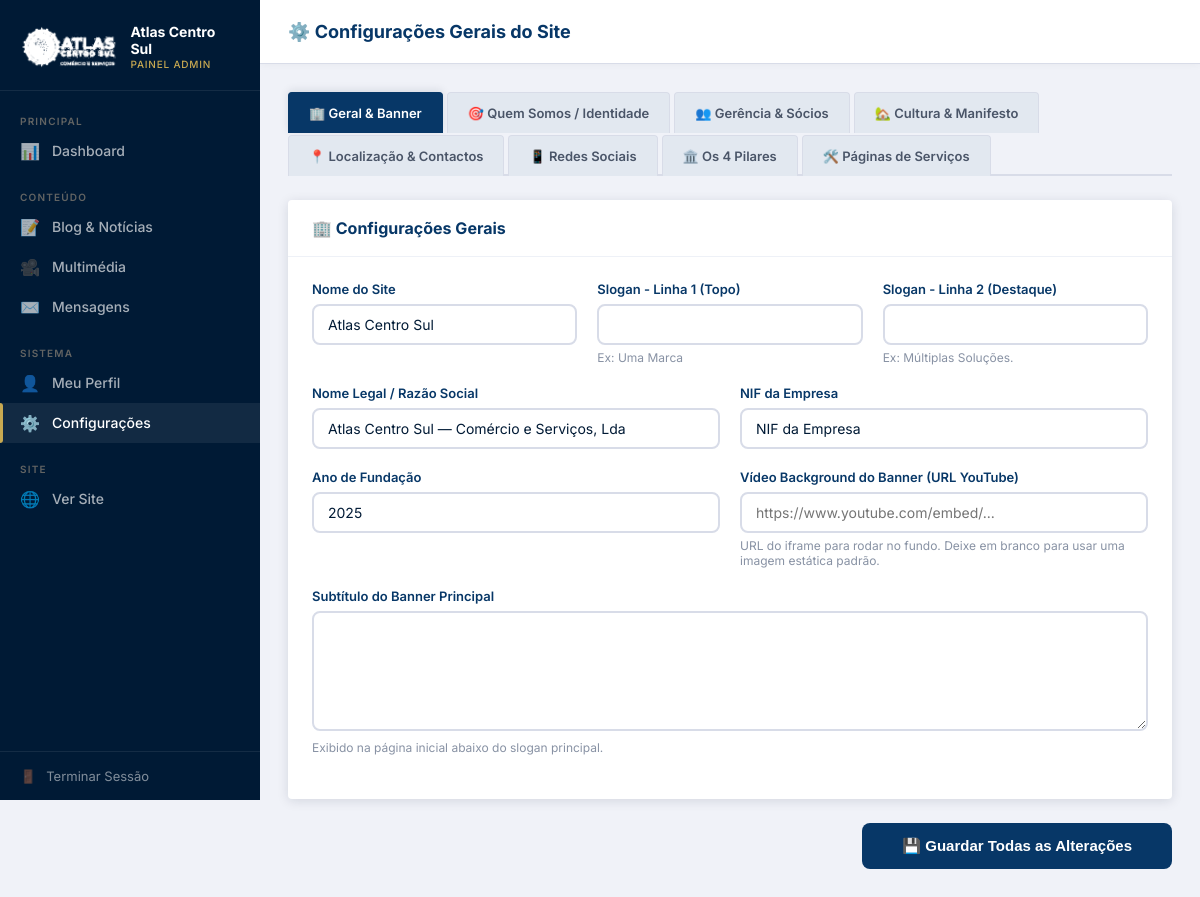
/admin/configuracoes.php (signed in), run on an earlier commit of the app's database.
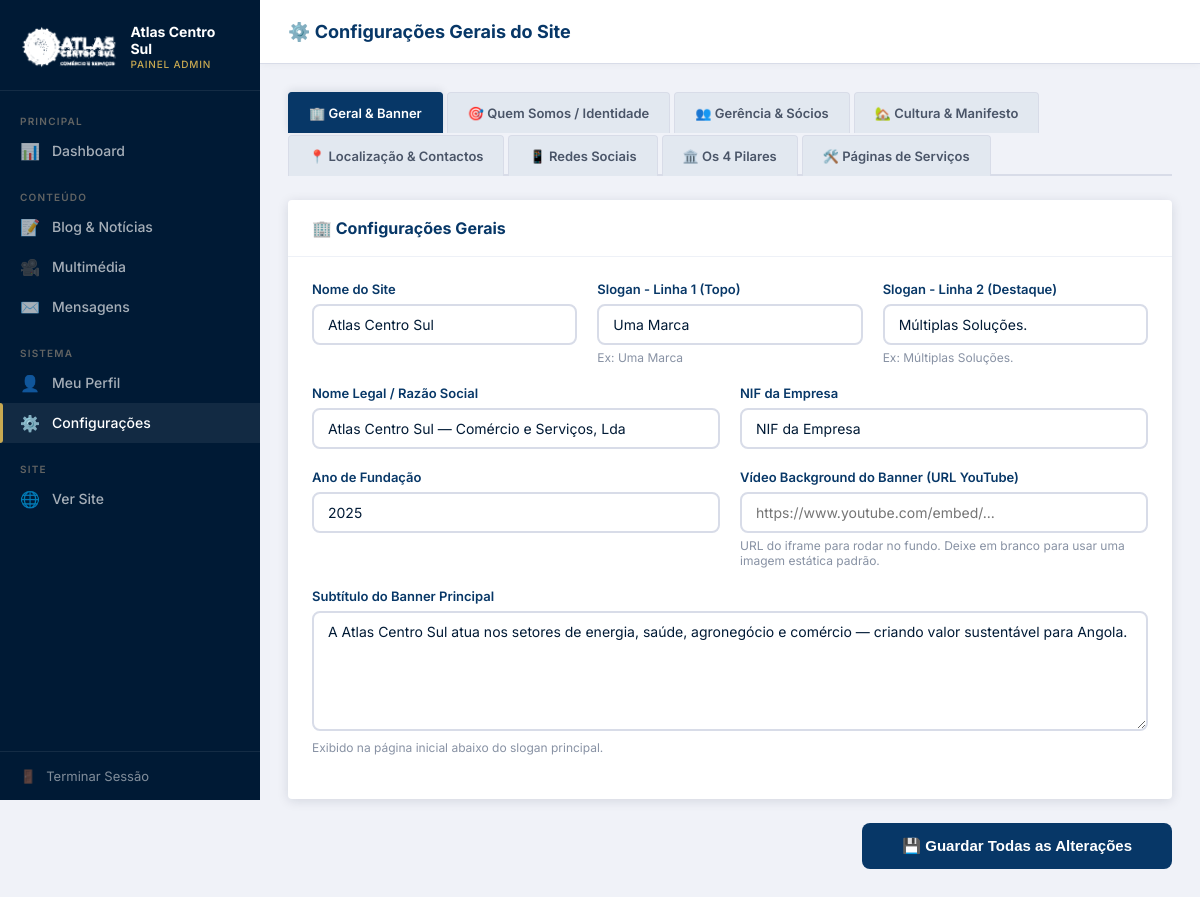
And on a later commit of the database.
### tables this page shows
CREATE TABLE IF NOT EXISTS configuracoes (
    chave   VARCHAR(100) PRIMARY KEY,
    valor   TEXT,
    label   VARCHAR(150)
);

### admin/configuracoes.php (the view, shortened to what this page needs)
<?php
$pdo   = getDB();
$stmt = $pdo->query("SELECT chave, valor, label FROM configuracoes ORDER BY chave");
$configs = [];
foreach ($stmt->fetchAll() as $row) {
    $configs[$row['chave']] = ['valor' => $row['valor'], 'label' => $row['label']];
}
function cfgVal(array $c, string $key): string {
    return htmlspecialchars($c[$key]['valor'] ?? '');
}
?>
<!DOCTYPE html>
<html lang="pt">
<head>
    <link rel="stylesheet" href="/atlas/assets/css/admin.css">
</head>
<body>
<?php include __DIR__ . '/_sidebar.php'; ?>
<div class="main-wrapper">
    <header class="topbar">
        <div class="topbar-title">⚙️ Configurações Gerais do Site</div>
    </header>
    <main class="content">
        <div class="tabs-nav">
            <button type="button" class="tab-btn active" onclick="changeTab('tab-geral')">🏢 Geral & Banner</button>
            <button type="button" class="tab-btn" onclick="changeTab('tab-identidade')">🎯 Quem Somos / Identidade</button>
            <button type="button" class="tab-btn" onclick="changeTab('tab-gerencia')">👥 Gerência & Sócios</button>
            <button type="button" class="tab-btn" onclick="changeTab('tab-manifesto')">🏡 Cultura & Manifesto</button>
            <button type="button" class="tab-btn" onclick="changeTab('tab-localizacao')">📍 Localização & Contactos</button>
            <button type="button" class="tab-btn" onclick="changeTab('tab-redes')">📱 Redes Sociais</button>
            <button type="button" class="tab-btn" onclick="changeTab('tab-pilares')">🏛️ Os 4 Pilares</button>
            <button type="button" class="tab-btn" onclick="changeTab('tab-servicos-detalhe')">🛠️ Páginas de Serviços</button>
        </div>
        <form method="POST" action="">
            <div id="tab-geral" class="tab-content active">
                <div class="card">
                    <div class="card-header"><h2>🏢 Configurações Gerais</h2></div>
                    <div class="card-body">
                        <div class="form-row">
                            <div class="form-group">
                                <label>Nome do Site</label>
                                <input type="text" name="site_nome" class="form-control" value="<?= cfgVal($configs,'site_nome') ?>">
                            </div>
                            <div class="form-group">
                                <label>Slogan - Linha 1 (Topo)</label>
                                <input type="text" name="site_slogan_1" class="form-control" value="<?= cfgVal($configs,'site_slogan_1') ?>">
                                <p class="form-hint">Ex: Uma Marca</p>
                            </div>
                            <div class="form-group">
                                <label>Slogan - Linha 2 (Destaque)</label>
                                <input type="text" name="site_slogan_2" class="form-control" value="<?= cfgVal($configs,'site_slogan_2') ?>">
                                <p class="form-hint">Ex: Múltiplas Soluções.</p>
                            </div>
                        </div>
                        <div class="form-row">
                            <div class="form-group">
                                <label>Nome Legal / Razão Social</label>
                                <input type="text" name="empresa_nome" class="form-control" value="<?= cfgVal($configs,'empresa_nome') ?>">
                            </div>
                            <div class="form-group">
                                <label>NIF da Empresa</label>
                                <input type="text" name="empresa_nif" class="form-control" value="<?= cfgVal($configs,'empresa_nif') ?>">
                            </div>
                        </div>
                        <div class="form-row">
                            <div class="form-group">
                                <label>Ano de Fundação</label>
                                <input type="number" name="ano_fundacao" class="form-control" value="<?= cfgVal($configs,'ano_fundacao') ?>">
                            </div>
                            <div class="form-group">
                                <label>Vídeo Background do Banner (URL YouTube)</label>
                                <input type="url" name="video_homepage" class="form-control" placeholder="https://www.youtube.com/embed/..." value="<?= cfgVal($configs,'video_homepage') ?>">
                                <p class="form-hint">URL do iframe para rodar no fundo. Deixe em branco para usar uma imagem estática padrão.</p>
                            </div>
                        </div>
                        <div class="form-group">
                            <label>Subtítulo do Banner Principal</label>
                            <textarea name="hero_subtitulo" class="form-control" rows="2"><?= cfgVal($configs,'hero_subtitulo') ?></textarea>
                            <p class="form-hint">Exibido na página inicial abaixo do slogan principal.</p>
                        </div>
                    </div>
                </div>
            </div>
            <div style="display:flex;justify-content:flex-end;margin-top:24px;">
                <button type="submit" class="btn btn-primary" style="padding:14px 40px; font-size:15px; font-weight:700;">
                    💾 Guardar Todas as Alterações
                </button>
            </div>
        </form>
    </main>
</div>
</body>
</html>

### admin/_sidebar.php (shortened to what this page needs)
<?php
$paginaActual = basename($_SERVER['PHP_SELF']);
?>
<aside class="sidebar" id="sidebar">
    <div class="sidebar-logo">
        <img src="/atlas/assets/img/logo.png" alt="Atlas Centro Sul">
        <div class="sidebar-logo-text">
            <strong>Atlas Centro Sul</strong>
            <span>Painel Admin</span>
        </div>
    </div>
    <nav class="sidebar-nav">
        <div class="nav-section">Principal</div>
        <a href="/atlas/admin/dashboard.php" class="<?= $paginaActual === 'dashboard.php' ? 'ativo' : '' ?>">
            <span class="nav-icon">📊</span> Dashboard
        </a>
        <div class="nav-section" style="margin-top:12px">Conteúdo</div>
        <a href="/atlas/admin/posts.php" class="<?= in_array($paginaActual, ['posts.php','post_form.php']) ? 'ativo' : '' ?>">
            <span class="nav-icon">📝</span> Blog & Notícias
        </a>
        <a href="/atlas/admin/midia.php" class="<?= in_array($paginaActual, ['midia.php','midia_form.php']) ? 'ativo' : '' ?>">
            <span class="nav-icon">🎥</span> Multimédia
        </a>
        <a href="/atlas/admin/mensagens.php" class="<?= $paginaActual === 'mensagens.php' ? 'ativo' : '' ?>">
            <span class="nav-icon">✉️</span> Mensagens
        </a>
        <div class="nav-section" style="margin-top:12px">Sistema</div>
        <a href="/atlas/admin/perfil.php" class="<?= $paginaActual === 'perfil.php' ? 'ativo' : '' ?>">
            <span class="nav-icon">👤</span> Meu Perfil
        </a>
        <a href="/atlas/admin/configuracoes.php" class="<?= $paginaActual === 'configuracoes.php' ? 'ativo' : '' ?>">
            <span class="nav-icon">⚙️</span> Configurações
        </a>
        <div class="nav-section" style="margin-top:12px">Site</div>
        <a href="/atlas/index.php" target="_blank">
            <span class="nav-icon">🌐</span> Ver Site
        </a>
    </nav>
    <div class="sidebar-bottom">
        <a href="/atlas/admin/logout.php">
            <span>🚪</span> Terminar Sessão
        </a>
    </div>
</aside>

### assets/css/admin.css (style rules this page uses)
:root { --navy: #073767; --navy-dark: #001a35; --navy-mid: #053565; --steel: #626463; --gold: #C8A951; --gold-light:#E2C97A; --white: #F8F9FC; --gray-100: #EEF1F7; --gray-200: #D8DCE8; --gray-500: #8892A4; --gray-700: #4A5568; --danger: #E53E3E; --success: #38A169; --warning: #DD6B20; --info: #3182CE; --sidebar-w: 260px; --topbar-h: 64px; --radius: 4px; --shadow: 0 2px 12px rgba(0,26,53,.12); --transition:0.2s ease; --font: 'Barlow', 'Inter', system-ui, sans-serif; }
* { box-sizing: border-box; margin: 0; padding: 0; }
body { font-family: var(--font); background: #F0F2F8; color: var(--navy-dark); min-height: 100vh; display: flex; }
a { text-decoration: none; color: inherit; }
.sidebar { width: var(--sidebar-w); min-height: 100vh; background: var(--navy-dark); display: flex; flex-direction: column; position: fixed; top: 0; left: 0; z-index: 100; transition: transform var(--transition); }
.sidebar-logo { padding: 24px 20px 20px; border-bottom: 1px solid rgba(255,255,255,.08); display: flex; align-items: center; gap: 12px; }
.sidebar-logo img { height: 44px; width: auto; object-fit: contain; filter: brightness(0) invert(1); }
.sidebar-logo-text { display: flex; flex-direction: column; }
.sidebar-logo-text strong { color: #fff; font-size: 14px; font-weight: 700; line-height: 1.2; }
.sidebar-logo-text span { color: var(--gold); font-size: 10px; font-weight: 500; text-transform: uppercase; letter-spacing: .8px; }
.sidebar-nav { flex: 1; padding: 16px 0; overflow-y: auto; }
.nav-section { padding: 8px 20px 4px; color: var(--steel); font-size: 10px; font-weight: 600; text-transform: uppercase; letter-spacing: 1.2px; }
.sidebar-nav a { display: flex; align-items: center; gap: 12px; padding: 10px 20px; color: rgba(255,255,255,.65); font-size: 14px; font-weight: 500; border-radius: 0; transition: background var(--transition), color var(--transition); position: relative; }
.sidebar-nav a:hover, .sidebar-nav a.ativo { background: rgba(255,255,255,.07); color: #fff; }
.sidebar-nav a.ativo::before { content: ''; position: absolute; left: 0; top: 0; bottom: 0; width: 3px; background: var(--gold); border-radius: 0 3px 3px 0; }
.sidebar-nav .nav-icon { width: 20px; text-align: center; font-size: 16px; }
.sidebar-bottom { padding: 16px 20px; border-top: 1px solid rgba(255,255,255,.08); }
.sidebar-bottom a { display: flex; align-items: center; gap: 10px; color: rgba(255,255,255,.5); font-size: 13px; transition: color var(--transition); }
.main-wrapper { margin-left: var(--sidebar-w); flex: 1; display: flex; flex-direction: column; min-height: 100vh; }
.topbar { height: var(--topbar-h); background: #fff; border-bottom: 1px solid var(--gray-200); display: flex; align-items: center; justify-content: space-between; padding: 0 28px; position: sticky; top: 0; z-index: 50; box-shadow: 0 1px 8px rgba(0,0,0,.04); }
.topbar-title { font-size: 18px; font-weight: 700; color: var(--navy); }
.content { flex: 1; padding: 28px; }
.card { background: #fff; border-radius: var(--radius); box-shadow: var(--shadow); overflow: hidden; }
.card-header { padding: 18px 24px; border-bottom: 1px solid var(--gray-100); display: flex; align-items: center; justify-content: space-between; gap: 12px; }
.card-header h2 { font-size: 16px; font-weight: 700; color: var(--navy); }
.card-body { padding: 24px; }
.btn { display: inline-flex; align-items: center; gap: 7px; padding: 9px 18px; border-radius: 8px; font-size: 14px; font-weight: 600; border: none; cursor: pointer; transition: all var(--transition); white-space: nowrap; text-decoration: none; }
.btn-primary { background: var(--navy); color: #fff; }
.form-group { margin-bottom: 20px; }
.form-group label { display: block; font-size: 13px; font-weight: 600; color: var(--navy); margin-bottom: 7px; }
.form-control { width: 100%; padding: 10px 14px; border: 2px solid var(--gray-200); border-radius: 8px; font-size: 14px; font-family: var(--font); color: var(--navy-dark); background: #fff; transition: border-color var(--transition), box-shadow var(--transition); outline: none; }
textarea.form-control { resize: vertical; min-height: 120px; }
.form-row { display: grid; grid-template-columns: repeat(auto-fit, minmax(240px, 1fr)); gap: 20px; }
.form-hint { font-size: 12px; color: var(--gray-500); margin-top: 5px; }

What changed in the data, as far as the page shows it:
added configuracoes: site_slogan_1 "Uma Marca"
added configuracoes: site_slogan_2 "Múltiplas Soluções."
added configuracoes: hero_subtitulo "A Atlas Centro Sul atua nos setores de energia, saúde, agronegócio e comércio — criando valor sustentável para Angola."
